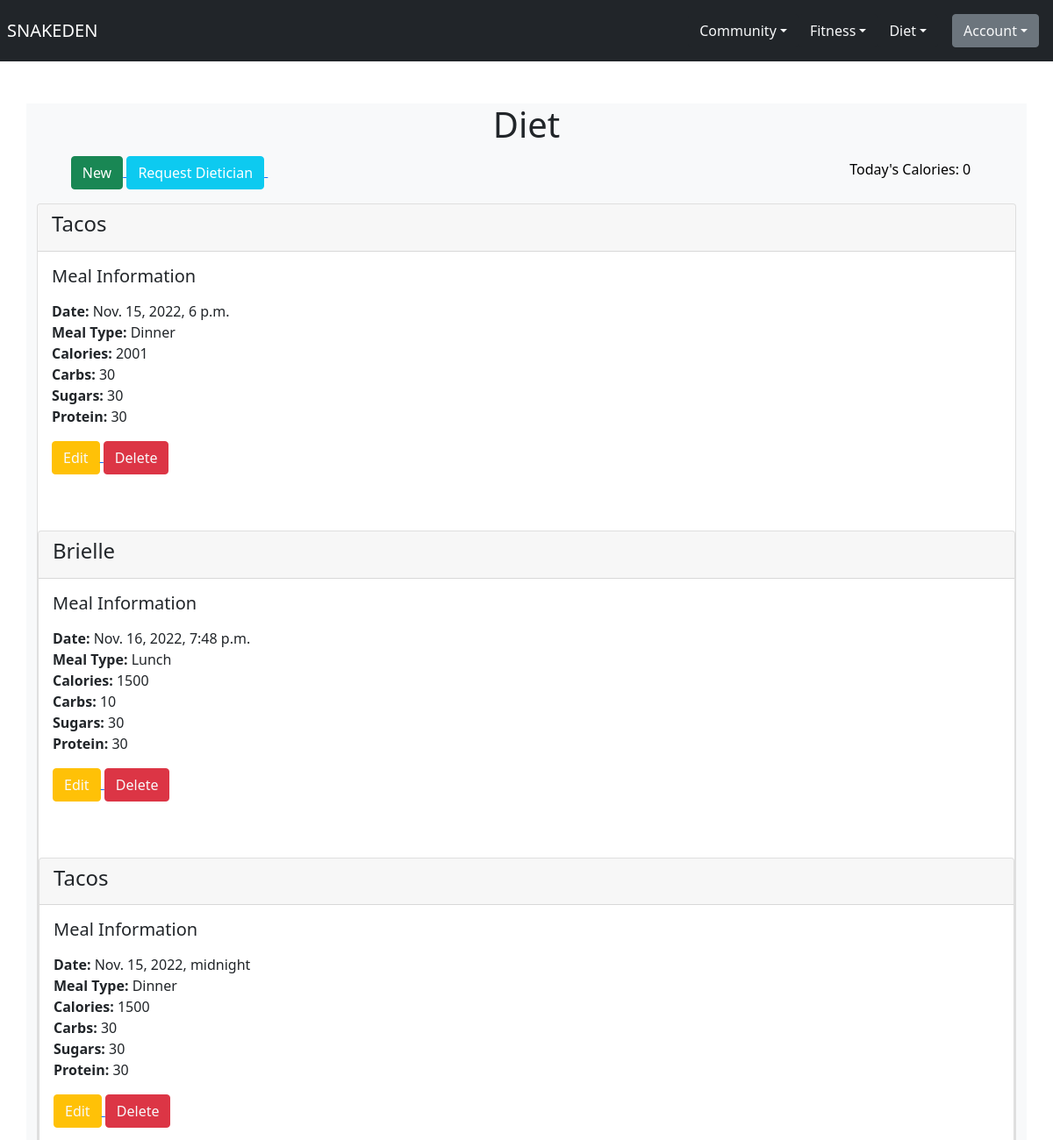
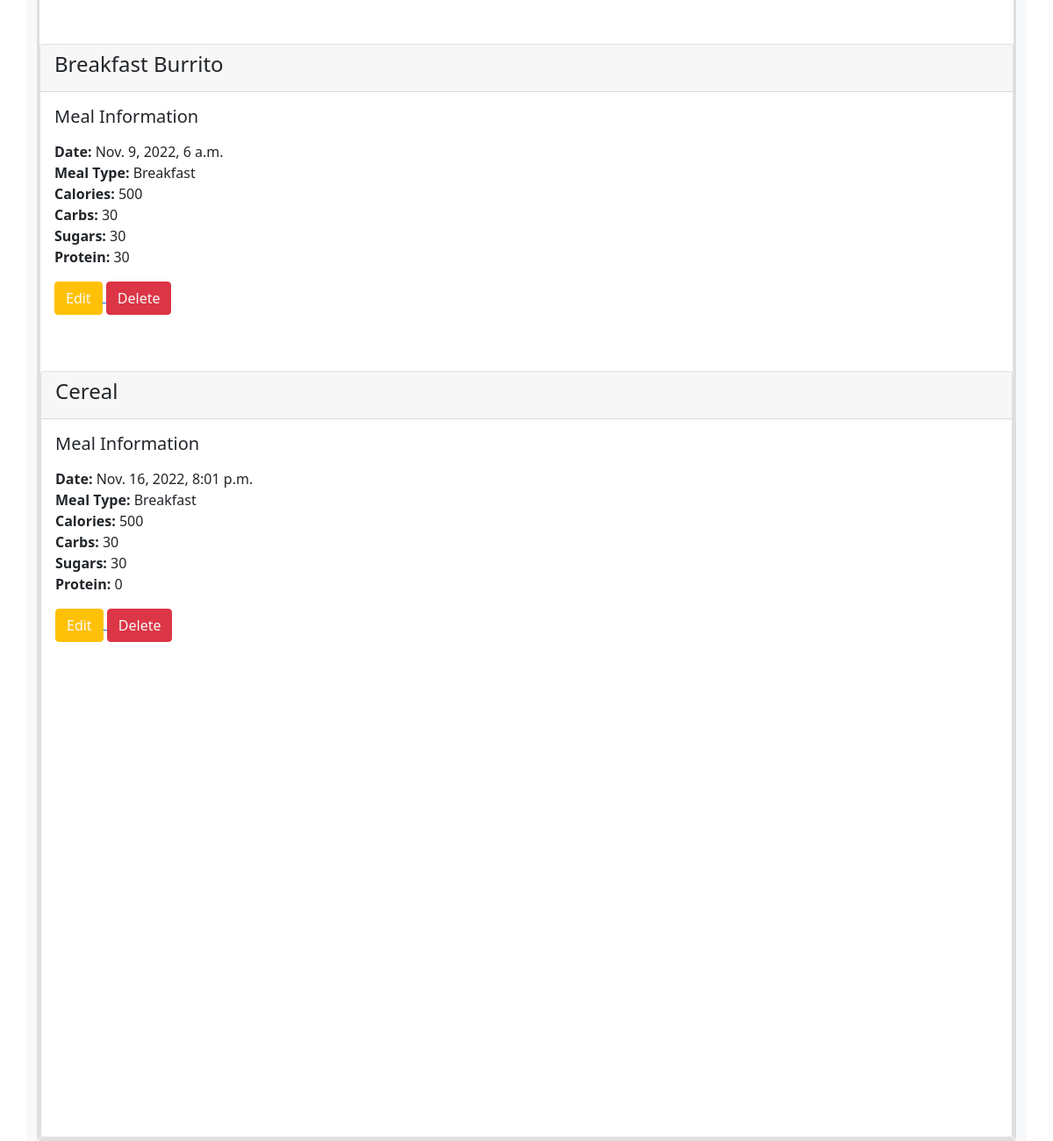
Page /diet/ (signed in) on the committed database (2 pictures, top to bottom).
### diet/models.py (models this page shows)
class Meal(models.Model):
    MEAL_TYPES = [
        ('Breakfast', 'Breakfast'),
        ('Lunch', 'Lunch'),
        ('Dinner', 'Dinner'),
        ('Snack', 'Snack'),
    ]
    meal_name = models.CharField(max_length=100)
    meal_type = models.CharField(max_length=50, choices=MEAL_TYPES)
    calories = models.IntegerField()
    carbs = models.IntegerField()
    sugars = models.IntegerField()
    protein = models.IntegerField()
    user = models.ForeignKey(User, on_delete=models.CASCADE)
    created_at = models.DateTimeField(auto_now_add=True)

### diet/views.py (the view)
# urls.py: path('', views.diet_home, name="diet_home"),
@login_required
def diet_home(request):
    today = datetime.today()
    year = today.year
    month = today.month
    day = today.day
    filter = Meal.objects.filter(created_at__year=year,
                               created_at__month=month, created_at__day=day)
    meal = Meal.objects.all()
    total_sum = 0
    for item in filter:
        total_sum += item.calories
    return render(request, 'diet/diet_home.html', {'meal': meal, 'total_sum': total_sum, 'filter': filter})

### diet/templates/diet/diet_home.html (shortened to what this page needs)
{% extends 'base.html' %}
{% block body %}
    <h1 class="text-center mt-5">Diet</h1>
    <div class="container p-0">
        <div class="row pb-1">
            <div class="col-md-12 text-center h6" >
                <a href="{% url 'meal_form' %}">
                    <button class="btn btn-success" type="submit" style="margin-left: 0">New</button>
                </a>
                <a href="{% url 'request_dietician' %}">
                    <button class="btn btn-info" type="submit" style="color: white">Request Dietician</button>
                </a>
                <h6 class="btn btn-light" style="margin-left: 650px">Today's Calories: {{ total_sum }}</h6>
            </div>
        </div>
        {% for meal in meal %}
            <div class="card">
              <div class="card-header">
                  <h4>{{ meal.meal_name }}</h4>
              </div>
              <div class="card-body">
                  <h5>Meal Information</h5>
                <p class="card-text">
                    <li style="list-style-type: none"><strong>Date:</strong> {{ meal.created_at }}</li>
                    <li style="list-style-type: none"><strong>Meal Type:</strong> {{ meal.meal_type }}</li>
                    <li style="list-style-type: none"><strong>Calories:</strong> {{ meal.calories }}</li>
                    <li style="list-style-type: none"><strong>Carbs:</strong> {{ meal.carbs }}</li>
                    <li style="list-style-type: none"><strong>Sugars:</strong> {{ meal.sugars }}</li>
                    <li style="list-style-type: none"><strong>Protein:</strong> {{ meal.protein }}</li>
                </p>
                  <a href="{% url 'edit_meal' meal.id %}">
                      <button class="btn btn-warning text-light">Edit</button>
                  </a>
                  <a href="{% url 'delete_meal' meal.id %}">
                      <button class="btn btn-danger text-light">Delete</button>
                  </a>
              </div>
                <br><br>
        {% endfor %}
     <div id="piechart" style="width: 900px; height: 500px; padding: 25px;"></div>
</div>
{% endblock %}

### static/style.css (style rules this page uses)
body { background-color: lightgray; }

### rows in the picture
Meal: meal_name "Tacos", created_at "Nov. 15, 2022, 6 p.m.", meal_type "Dinner", calories "2001", carbs "30", sugars "30", protein "30"
Meal: meal_name "Brielle", created_at "Nov. 16, 2022, 7:48 p.m.", meal_type "Lunch", calories "1500", carbs "10", sugars "30", protein "30"
Meal: meal_name "Tacos", created_at "Nov. 15, 2022, midnight", meal_type "Dinner", calories "1500", carbs "30", sugars "30", protein "30"
Meal: meal_name "Breakfast Burrito", created_at "Nov. 9, 2022, 6 a.m.", meal_type "Breakfast", calories "500", carbs "30", sugars "30", protein "30"
Meal: meal_name "Cereal", created_at "Nov. 16, 2022, 8:01 p.m.", meal_type "Breakfast", calories "500", carbs "30", sugars "30", protein "0"

### other values in the picture
{{ total_sum }} "0"
